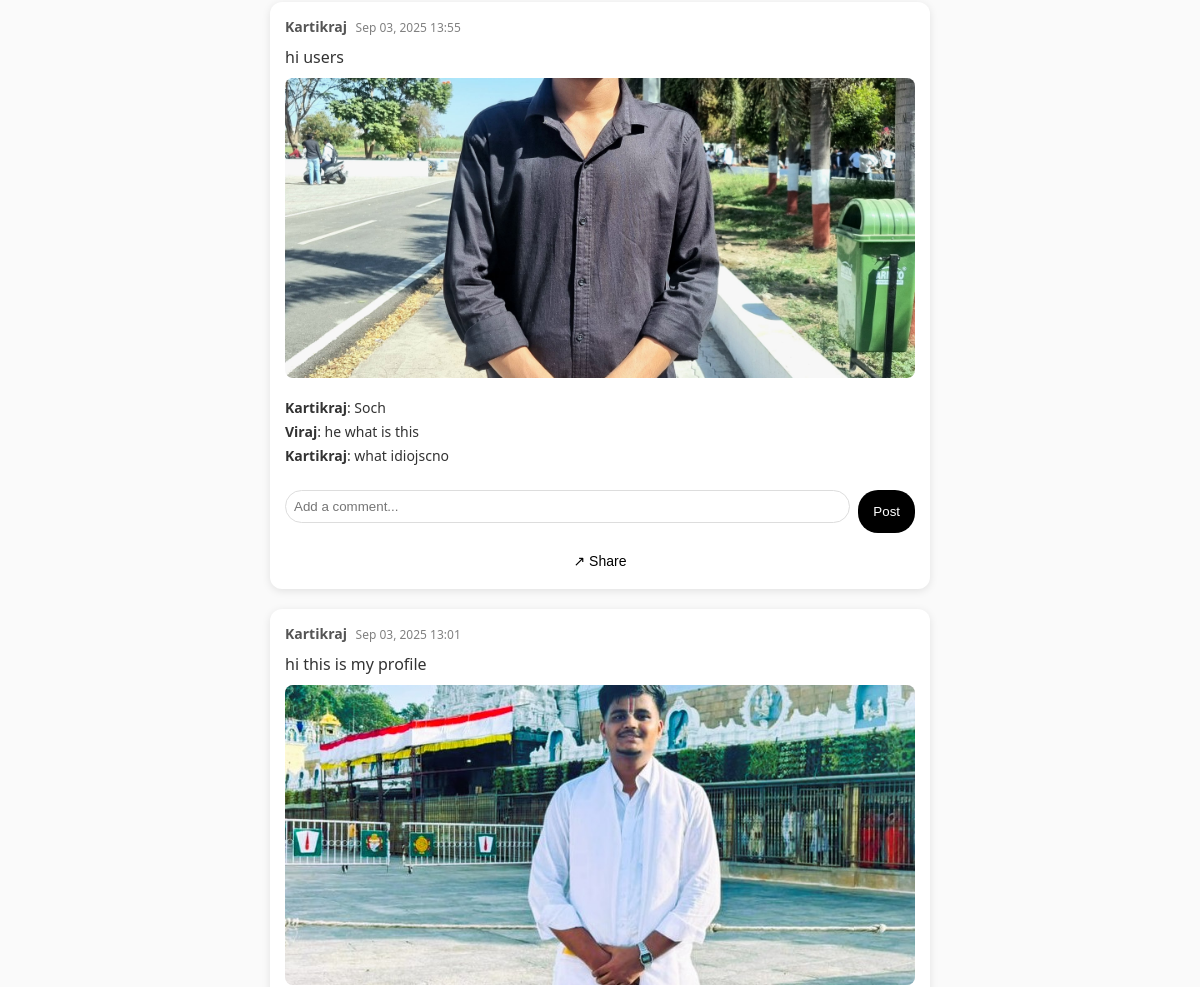
The page / (signed in, middle part) on the database as committed earlier.
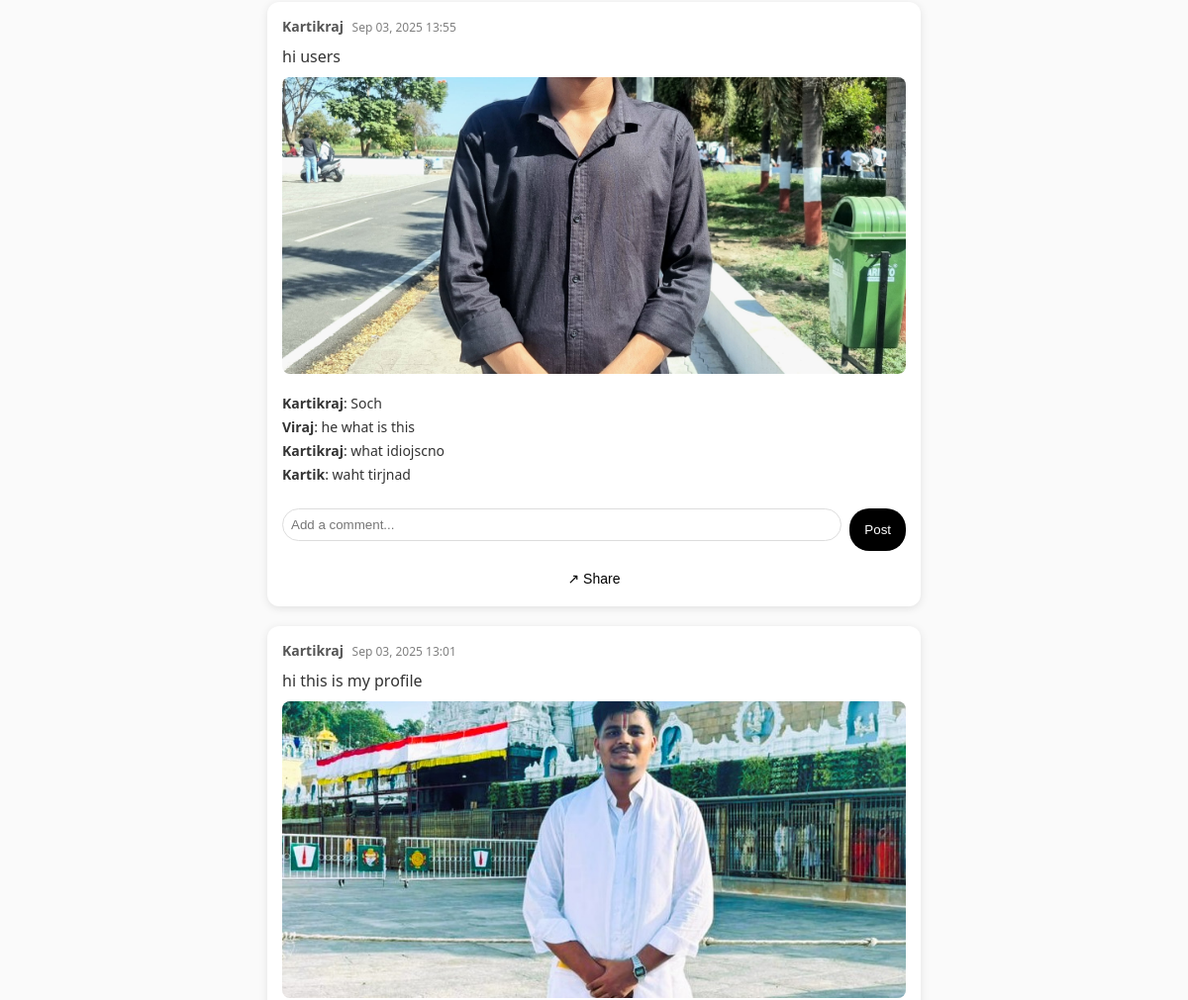
The same page on the database as committed later.
### posts/models.py (models this page shows, shortened)
class Post(models.Model):
    author = models.ForeignKey(settings.AUTH_USER_MODEL, on_delete=models.CASCADE, related_name="posts")
    content = models.TextField(blank=True, null=True)
    image = models.ImageField(upload_to="posts/", blank=True, null=True)
    created_at = models.DateTimeField(auto_now_add=True)

class Comment(models.Model):
    post = models.ForeignKey(Post, on_delete=models.CASCADE, related_name="comments")
    user = models.ForeignKey(settings.AUTH_USER_MODEL, on_delete=models.CASCADE)
    text = models.CharField(max_length=255)
    created_at = models.DateTimeField(auto_now_add=True)

### accounts/models.py (models this page shows, shortened)
class User(AbstractUser):
    GENDER = (('male', 'Male'), ('female', 'Female'))
    profile_pic = models.ImageField(upload_to='profile_pics/', blank=True, null=True)
    phone_number = PhoneNumberField(null=True, unique=True, blank=True)
    bio = models.TextField(blank=True, null=True)
    birthdate = models.DateField(blank=True, null=True)
    gender = models.CharField(max_length=10, choices=GENDER, null=True, blank=True)
    created_at = models.DateTimeField(auto_now_add=True)
    last_seen = models.DateTimeField(null=True, blank=True)

### core/views.py (the view)
# urls.py: path("", views.feed, name="feed"),
@login_required
def feed(request):
    posts = Post.objects.all().order_by("-created_at")
    comment_form = CommentForm()
    return render(request, "core/feed.html", {"posts": posts, "comment_form": comment_form})

### posts/forms.py
class CommentForm(forms.ModelForm):
    class Meta:
        model = Comment
        fields = ["text"]

### core/templates/core/feed.html (shortened to what this page needs)
{% extends 'core/base.html' %}
{% block content %}
<div class="container">
    {% for post in posts %}
        <div class="feed-card">
            <div class="feed-header">
                <div>
                    <strong>{{ post.author.username }}</strong>
                    <span class="timestamp">{{ post.created_at|date:"M d, Y H:i" }}</span>
                </div>
            </div>
            <div class="feed-body">
                <p>{{ post.content }}</p>
                {% if post.image %}
                    <img src="{{ post.image.url }}" alt="Post image" class="feed-image">
                {% endif %}
            </div>
            <div class="comments-section">
                {% for comment in post.comments.all %}
                    <p><strong>{{ comment.user.username }}</strong>: {{ comment.text }}</p>
                {% empty %}
                    <p class="no-comments">No comments yet.</p>
                {% endfor %}
            </div>
            <form method="POST" action="{% url 'posts:add_comment' post.id %}" class="comment-form">
                <input type="text" name="text" placeholder="Add a comment..." required>
                <button type="submit">Post</button>
            </form>
            <div class="feed-actions">
                <button class="btn-action"> ↗ Share</button>
            </div>
        </div>
    {% empty %}
        <p>No posts yet. <a href="{% url 'create_post' %}">Create one</a></p>
    {% endfor %}
</div>
{% endblock %}

### core/templates/core/base.html (shortened to what this page needs)
<!DOCTYPE html>
<html lang="en">
<head>
    {% load static %}
</head>
<body>
<main>
    {% block content %}{% endblock %}
</main>
</body>
</html>

### core/templates/core/base.html (style rules this page uses)
* { margin: 0; padding: 0; box-sizing: border-box; }
body { font-family: system-ui, sans-serif; background: #fafafa; color: #333; display: flex; flex-direction: column; min-height: 100vh; }
main { flex: 1; width: 100%; max-width: 900px; margin: 2rem auto; padding: 0 1rem; }
.timestamp { font-size: 0.8rem; color: #777; }
input, textarea { width: 100%; padding: 10px; border-radius: 8px; border: 1px solid #ddd; margin-bottom: 10px; }

### core/templates/core/feed.html (style rules this page uses)
.container { max-width: 700px; margin: auto; padding: 20px; }
.feed-card { background: #fff; border-radius: 12px; padding: 15px; margin-bottom: 20px; box-shadow: 0 2px 8px rgba(0,0,0,0.1); display: flex; flex-direction: column; justify-content: space-between; }
.feed-header { display: flex; justify-content: space-between; font-size: 14px; color: #555; margin-bottom: 10px; }
.timestamp { font-size: 12px; color: gray; margin-left: 5px; }
.feed-body { flex: 1; }
.feed-image { width: 100%; max-height: 300px; object-fit: cover; border-radius: 8px; margin-top: 10px; }
.comments-section { margin: 10px 0; font-size: 14px; }
.comments-section p { margin: 5px 0; }
.comment-form { display: flex; margin-top: 10px; }
.comment-form input { flex: 1; padding: 8px; border: 1px solid #ddd; border-radius: 20px; outline: none; }
.comment-form button { margin-left: 8px; padding: 8px 15px; background: black; color: #fff; border: none; border-radius: 20px; cursor: pointer; }
.feed-actions { display: flex; justify-content: space-around; margin-top: 15px; }
.btn-action { background: none; border: none; cursor: pointer; font-size: 14px; color: black; padding: 5px 10px; transition: 0.2s; }

Rows that differ between the two databases and show on the page:
added Comment: user.username "Kartik", text "waht tirjnad", shown under Post "hi users"
